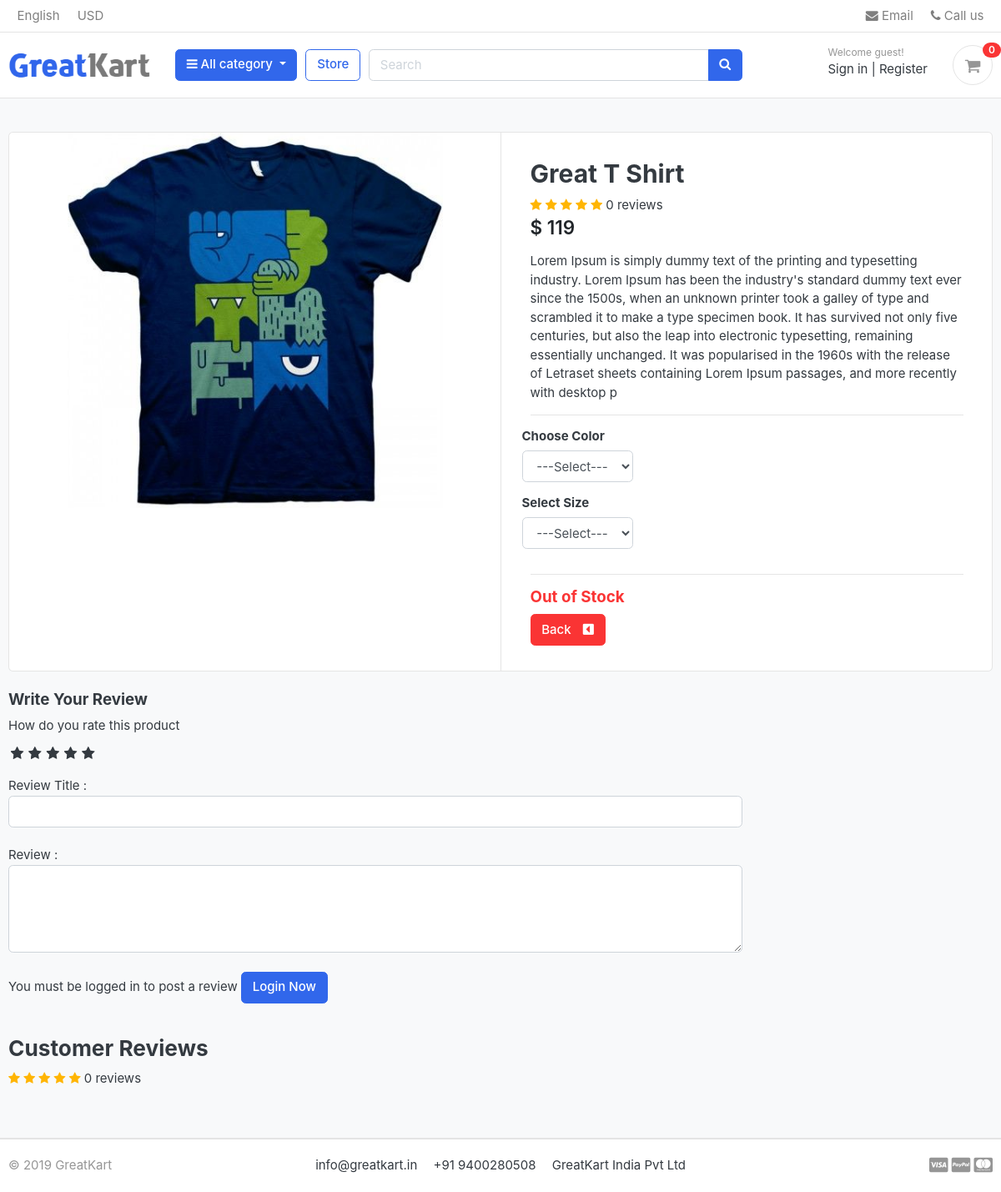
The page /store/category/t-shirt/great-t-shirt/ on the database as committed earlier.
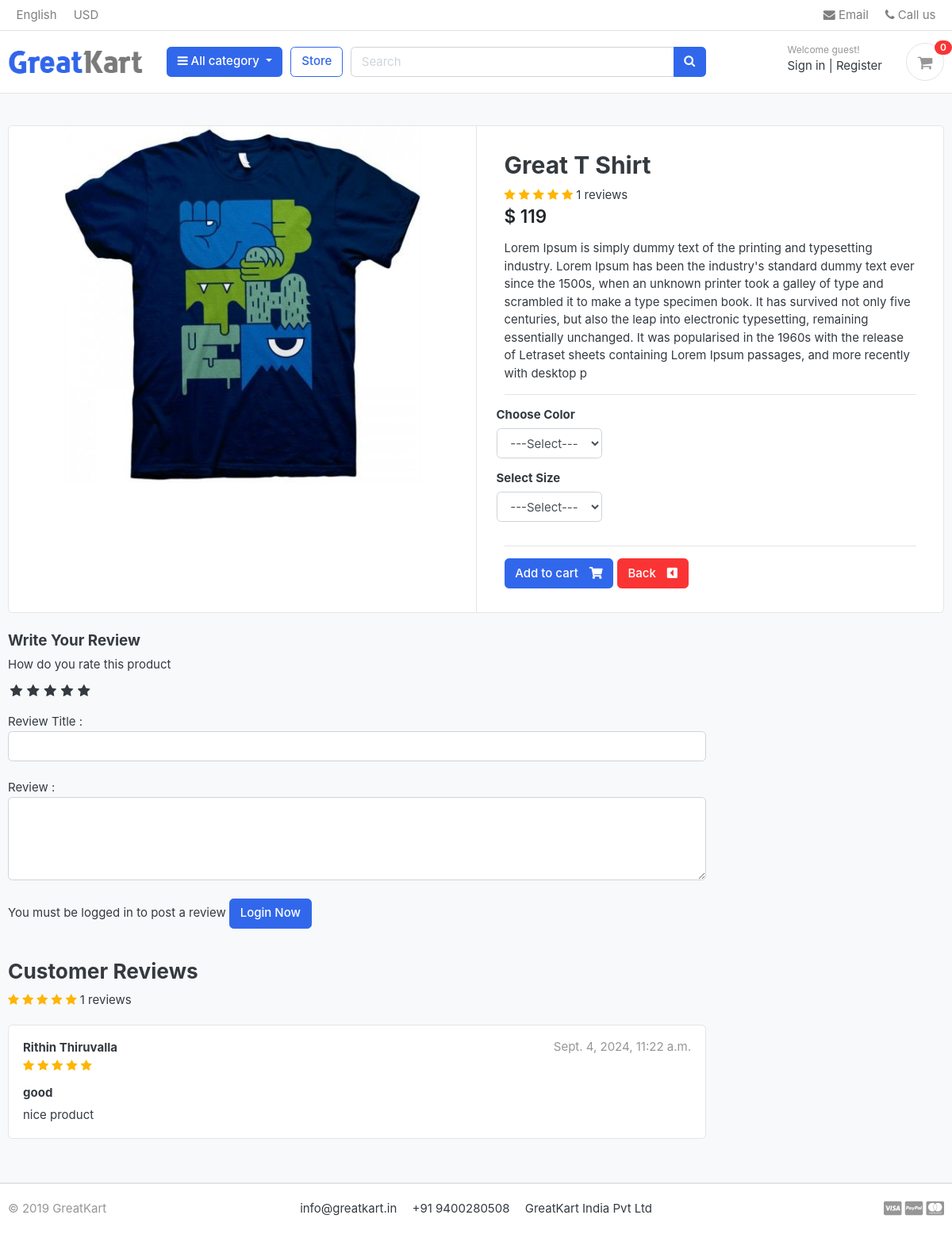
The same page on the database as committed later.
### store/models.py (models this page shows, shortened)
class Product(models.Model):
    product_name = models.CharField(max_length=200, unique=True)
    slug = models.SlugField(max_length=200, unique=True)
    description = models.TextField(max_length=500, blank=True)
    price = models.IntegerField()
    images = models.ImageField(upload_to='photos/products')
    stock = models.IntegerField()
    is_available = models.BooleanField(default=True)
    category = models.ForeignKey(Category, on_delete=models.CASCADE)
    created_date = models.DateTimeField(auto_now_add=True)
    modified_date = models.DateTimeField(auto_now=True)
    def averageReview(self):
        reviews = ReviewRating.objects.filter(product=self, status=True).aggregate(average=Avg('rating'))
        avg = 0
        if reviews['average'] is not None:
            avg = float(reviews['average'])
            return avg
    def countReview(self):
        reviews = ReviewRating.objects.filter(product=self, status=True).aggregate(count=Count('id'))
        count = 0
        if reviews['count'] is not None:
            count = int(reviews['count'])
            return count

class ReviewRating(models.Model):
    product = models.ForeignKey(Product, on_delete=models.CASCADE)
    user = models.ForeignKey(Account, on_delete=models.CASCADE )
    subject = models.CharField(max_length=100, blank=True)
    review = models.TextField(max_length=500, blank=True)
    rating = models.FloatField()
    ip = models.CharField(max_length=20, blank=True)
    status = models.BooleanField(default=True)
    created_at = models.DateTimeField(auto_now_add=True)
    updated_at = models.DateTimeField(auto_now_add=True)

### accounts/models.py (models this page shows, shortened)
class Account(AbstractBaseUser):
    first_name = models.CharField(max_length=50)
    last_name = models.CharField(max_length=50)
    username = models.CharField(max_length= 50, unique=True)
    email = models.EmailField(max_length=100, unique=True)
    phone_number = models.CharField(max_length=50)
    date_joined = models.DateTimeField(auto_now_add=True)
    last_login = models.DateTimeField(auto_now_add=True)
    is_admin = models.BooleanField(default=False)
    is_staff = models.BooleanField(default=False)
    is_active = models.BooleanField(default=False)
    is_superadmin = models.BooleanField(default=False)
    USERNAME_FIELD = 'email'
    REQUIRED_FIELDS = ['username','first_name','last_name']
    objects = MyAccountManager()
    def full_name(self):
        return f'{self.first_name} {self.last_name}'

### store/views.py (the view)
# urls.py: path('category/<slug:category_slug>/<slug:product_slug>/',views.product_detail,name='product_detail'),
def product_detail(request, category_slug, product_slug):
    try :
        single_product = Product.objects.get(category__slug=category_slug, slug=product_slug)
        in_cart = CartItem.objects.filter(cart__cart_id=_cart_id(request), product=single_product).exists()
    except Exception as e:
        raise e
    if request.user.is_authenticated:
        try:
            orderproduct = OrderProduct.objects.filter(user=request.user, product_id=single_product.id).exists()
        except OrderProduct.DoesNotExist:
            orderproduct = None
    else:
        orderproduct = None
    reviews = ReviewRating.objects.filter(product_id=single_product.id, status=True)
    context = {
        'single_product': single_product,
        'in_cart': in_cart,
        'orderproduct': orderproduct,
        'reviews': reviews,
    }
    return render(request, 'store/product_detail.html',context)

### carts/context_processor.py (called while the page is built)
def counter(request):
    cart_count = 0
    if 'admin' in request.path:
        return {}
    else:
        try:
            cart = Cart.objects.filter(cart_id=_cart_id(request))
            if request.user.is_authenticated:
                cart_items = CartItem.objects.all().filter(user=request.user)
            else:
                cart_items = CartItem.objects.all().filter(cart=cart[:1])
            for cart_item in cart_items:
                cart_count +=  cart_item.quantity
        except Cart.DoesNotExist:
            cart_count = 0
    return dict(cart_count=cart_count)

### carts/views.py (called while the page is built)
def _cart_id(request):
    cart = request.session.session_key
    if not cart:
        cart = request.session.create()
    return cart

### category/context_processors.py (called while the page is built)
def menu_links(request):
    links = Category.objects.all()
    return dict(links=links)

### category/models.py (called while the page is built)
    def get_url(self):
        return reverse('products_by_category', args=[self.slug])

### store/models.py (called while the page is built)
    def colors(self):
        return super(VariationManager, self).filter(variation_category='color', is_active=True)

    def sizes(self):
        return super(VariationManager, self).filter(variation_category='size', is_active=True)

### templates/store/product_detail.html (shortened to what the changed rows need)
{% extends 'base.html' %}
{% load static %}
{% block content %}
<section class="section-content padding-y bg">
    <div class="container">
    <div class="card">
        <div class="row no-gutters">
            <aside class="col-md-6">
    <article class="gallery-wrap">
        <div class="img-big-wrap">
           <a href="#"><img src="{{ single_product.images.url }}"></a>
        </div>
    </article>
            </aside>
            <main class="col-md-6 border-left">
              <form action="{% url 'add_cart' single_product.id %}" method="POST">
                <article class="content-body">
                <h2 class="title">{{ single_product.product_name }}</h2>
                <div class="rating-star">
                    <span>
                        <i class="fa fa-star{% if single_product.averageReview < 0.5 %}-o {% elif single_product.averageReview >= 0.5 and single_product.averageReview < 1 %}-half-o{% endif %}" aria-hidden="true"></i>
                        <i class="fa fa-star{% if single_product.averageReview < 1.5 %}-o {% elif single_product.averageReview >= 1.5 and single_product.averageReview < 2 %}-half-o{% endif %}" aria-hidden="true"></i>
                        <i class="fa fa-star{% if single_product.averageReview < 2.5 %}-o {% elif single_product.averageReview >= 2.5 and single_product.averageReview < 3 %}-half-o{% endif %}" aria-hidden="true"></i>
                        <i class="fa fa-star{% if single_product.averageReview < 3.5 %}-o {% elif single_product.averageReview >= 3.5 and single_product.averageReview < 4 %}-half-o{% endif %}" aria-hidden="true"></i>
                        <i class="fa fa-star{% if single_product.averageReview < 4.5 %}-o {% elif single_product.averageReview >= 4.5 and single_product.averageReview < 5 %}-half-o{% endif %}" aria-hidden="true"></i>
                        <span>{{single_product.countReview}} reviews</span>
                    </span>
                </div>
                <div class="mb-3">
                    <var class="price h4">$ {{ single_product.price }}</var>
                </div>
                <p>{{ single_product.description }}</p>
                <hr>
                    <div class="row">
                        <div class="item-option-select">
                        </div>
                    </div>
                    <div class="row">
                        <div class="item-option-select">
                        </div>
                    </div>
                    <hr>
                    {% if single_product.stock <= 0 %}
                     <h5 class="text-danger">Out of Stock</h5>
                        {% else %}
                            <button  type="submit"  class="btn  btn-primary"> <span class="text">Add to cart</span> <i class="fas fa-shopping-cart"></i>  </button>
                    {% endif %}
                    <a href="{% url 'store'  %}" class="btn  btn-danger"> <span class="text">Back</span> <i class="fas fa-caret-square-left"></i>  </a>
                </article>
    </form>
            </main>
        </div>
    </div>
    <br>
    <div class="row">
                <div class="col-md-9">
        <br>
        <header class="section-heading">
            <span>
                <div class="rating-star">
                    <span>
                        <i class="fa fa-star{% if single_product.averageReview < 0.5 %}-o {% elif single_product.averageReview >= 0.5 and single_product.averageReview < 1 %}-half-o{% endif %}" aria-hidden="true"></i>
                        <i class="fa fa-star{% if single_product.averageReview < 1.5 %}-o {% elif single_product.averageReview >= 1.5 and single_product.averageReview < 2 %}-half-o{% endif %}" aria-hidden="true"></i>
                        <i class="fa fa-star{% if single_product.averageReview < 2.5 %}-o {% elif single_product.averageReview >= 2.5 and single_product.averageReview < 3 %}-half-o{% endif %}" aria-hidden="true"></i>
                        <i class="fa fa-star{% if single_product.averageReview < 3.5 %}-o {% elif single_product.averageReview >= 3.5 and single_product.averageReview < 4 %}-half-o{% endif %}" aria-hidden="true"></i>
                        <i class="fa fa-star{% if single_product.averageReview < 4.5 %}-o {% elif single_product.averageReview >= 4.5 and single_product.averageReview < 5 %}-half-o{% endif %}" aria-hidden="true"></i>
                        <span>{{single_product.countReview}} reviews</span>
                    </span>
                </div>
            </span>
        </header>
        {% for review in reviews %}
            <article class="box mb-3">
                <div class="icontext w-100">
                    <div class="text">
                        <span class="date text-muted float-md-right">{{review.updated_at}}</span>
                        <h6 class="mb-1">{{review.user.full_name}}</h6>
                        <div class="rating-star">
                            <span>
                                <i class="fa fa-star{% if review.rating == 0.5 %}-half-o{% elif review.rating < 1 %}-o{% endif %}" aria-hidden="true"></i>
                                <i class="fa fa-star{% if review.rating == 1.5 %}-half-o{% elif review.rating < 2 %}-o{% endif %}" aria-hidden="true"></i>
                                <i class="fa fa-star{% if review.rating == 2.5 %}-half-o{% elif review.rating < 3 %}-o{% endif %}" aria-hidden="true"></i>
                                <i class="fa fa-star{% if review.rating == 3.5 %}-half-o{% elif review.rating < 4 %}-o{% endif %}" aria-hidden="true"></i>
                                <i class="fa fa-star{% if review.rating == 4.5 %}-half-o{% elif review.rating < 5 %}-o{% endif %}" aria-hidden="true"></i>
                            </span>
                        </div>
                    </div>
                </div>
                <div class="mt-3">
                    <h6>{{review.subject}}</h6>
                    <p>
                    {{review.review}}
                    </p>
                </div>
            </article>
        {% endfor %}
        </div>
    </div>
    </div>
    </section>
{% endblock %}

Rows that differ between the two databases and show on the page:
changed Product "Great T Shirt": countReview "0" → "1"; stock 0 → 99 (drawn)
added ReviewRating: updated_at "Sept. 4, 2024, 11:22 a.m.", user.full_name "Rithin Thiruvalla", rating 5 (drawn), subject "good", review "nice product"
Other text that changed with them:
text no longer shown: "Out of Stock"
text now shown: "Add to cart"
